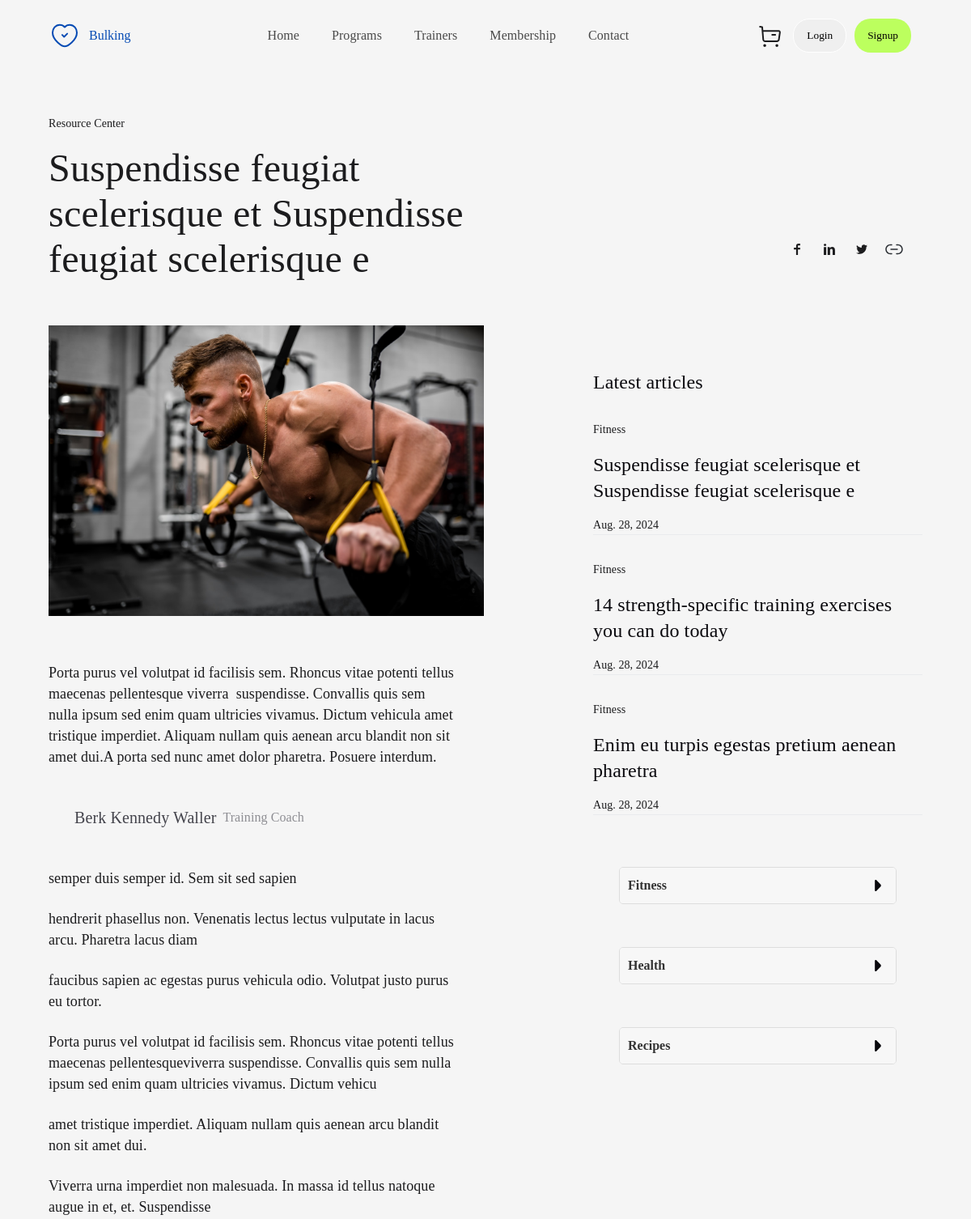
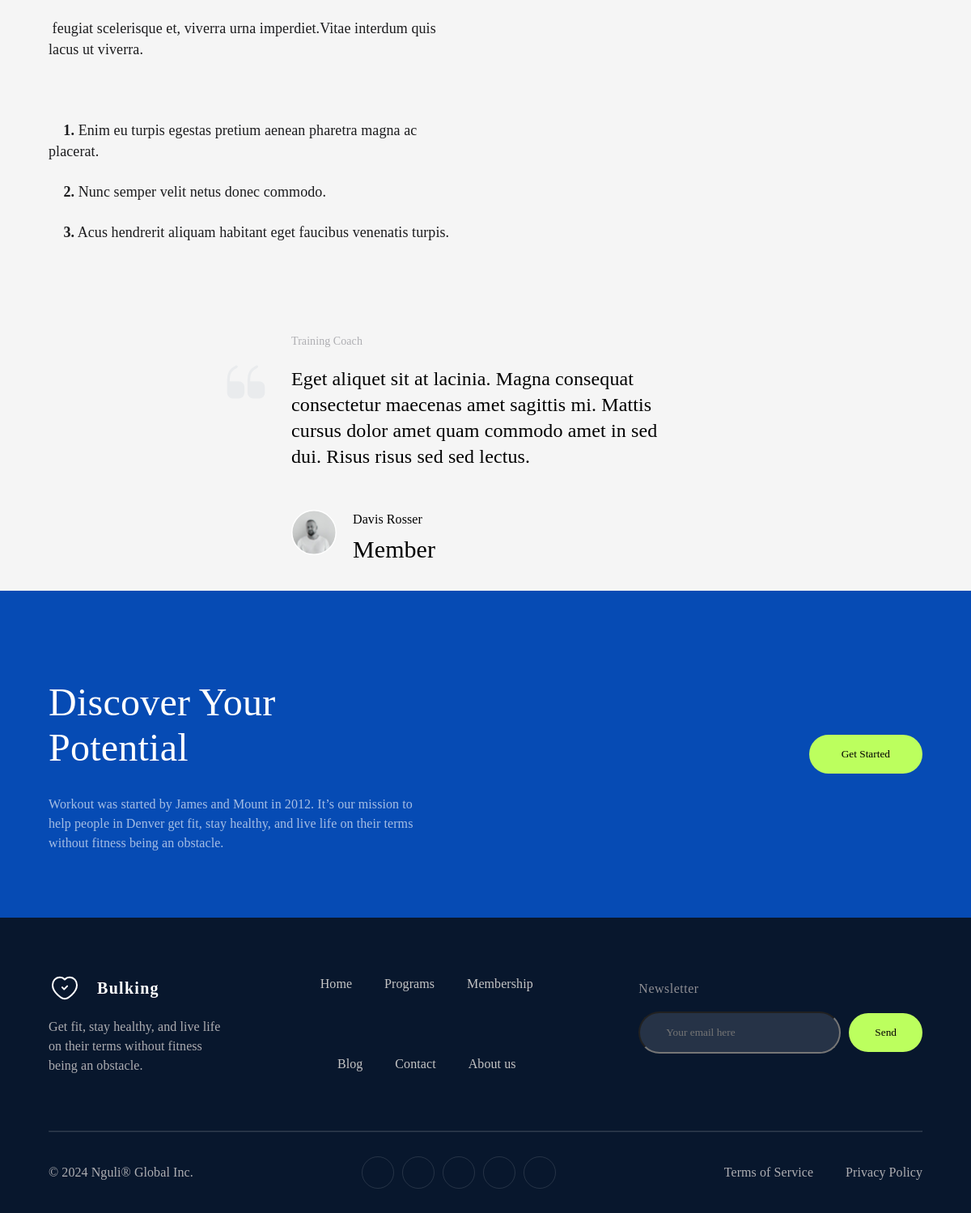
The page /blogdetail/9/ on the database its author committed (2 pictures, top to bottom).
### core/models.py (models this page shows)
class Blog(models.Model):
    title = models.CharField(max_length=100,verbose_name='Başlıq')
    contents = RichTextField(max_length=1800,verbose_name='Proqram açıqlaması')
    media  = models.ImageField(upload_to='blog',verbose_name='Media')
    created_at = models.DateTimeField(auto_now_add=True,verbose_name='Yaradılma tarixi')
    category = models.CharField(max_length=100,verbose_name='Mövzu',default='')
    author = models.ForeignKey(Trainer,on_delete=models.CASCADE,default='')
    @property
    def author_name(self):
        return self.author.name  + ' ' + self.author.surname
    @property
    def author_position(self):
        return self.author.position

class Trainer(models.Model):
    name = models.CharField(max_length=100,verbose_name='Adı')
    surname = models.CharField(max_length=100,verbose_name='Soyadı')
    photo=models.FileField()
    email = models.EmailField(max_length=100,verbose_name='Email')
    phone = models.CharField(max_length=20,verbose_name='Telefon')
    position=models.CharField(max_length=100,verbose_name='Vəzifəsi',default='')
    facebook=models.CharField(max_length=100,verbose_name='Facebook')
    linkedin=models.CharField(max_length=100,verbose_name='Linkedin')
    twitter=models.CharField(max_length=100,verbose_name='twitter')

### core/views.py (the view)
# urls.py: path('blogdetail/<int:blog_id>/', blogdetail_view, name='blogdetail'),
def blogdetail_view(request, blog_id):
    user_auth(request)
    trainers = Trainer.objects.all()
    blog = get_object_or_404(Blog, id=blog_id)
    blogs = Blog.objects.all().order_by('-created_at')[:3]
    content = blog.contents
    words = content.split()
    first_part = ' '.join(words[:47])
    second_part = ' '.join(words[47:])
    fitness_blogs = Blog.objects.filter(category='Fitness').order_by('-created_at')[:3]
    health_blogs = Blog.objects.filter(category='Health').order_by('-created_at')[:3]
    recipes_blogs = Blog.objects.filter(category='Recipes').order_by('-created_at')[:3]
    context = {
        'trainers': trainers,
        'blog': blog,
        'blogs': blogs,
        'first_part': first_part,
        'second_part': second_part,
        'fitness_blogs': fitness_blogs,
        'health_blogs': health_blogs,
        'recipes_blogs': recipes_blogs,
    }
    return render(request, 'blogdetail.html', context)

### core/context_processors.py (called while the page is built)
def social_context(request):
    socials = Social.objects.all()
    return {'socials': socials}

### core/views.py (called while the page is built)
def user_auth(request):
    if request.method == 'POST':
        form_id = request.POST.get('form_id')
        action = request.POST.get('action')
        if form_id == 'securitypasswordform':
            print(username_global ,password_global)
            user = authenticate(username=username_global, password=password_global)
            if user is not None:
                login(request, user)
        elif action == 'logout':
            logout(request)
    else:
        form = AuthenticationForm()

### templates/blogdetail.html (shortened to what this page needs)
{% extends "base.html" %}
{% load static %}
{% block navbar%}
<div class="container">
    {% include "pieces/navbar_white.html" %}
</div>
{% endblock %}
{% block body %}
<div class="container">
    <div class="blogdetailheader">
        <div class="bdheaderleft">
            <span>Resource Center</span>
            <h2>{{ blog.title}}</h2>
        </div>
        <div class="bdheaderright">
            <ul>
                <li><a target=”_blank” href="https://www.facebook.com/madbulking/"><i><img src="{% static 'media/facebook.svg' %}" alt=""></i></a></li>
                <li><a target=”_blank” href="https://www.linkedin.com/company/bulking/"><i><img src="{% static 'media/linkedin.svg' %}" alt=""></i></a></li>
                <li><a target=”_blank” href="https://x.com/bulkingbroo/"><i><img src="{% static 'media/twitter.svg' %}" alt=""></i></a></li>
                <li><a target=”_blank” href="https://www.youtube.com/@Bulkingchanel/"><i><img src="{% static 'media/social.svg' %}" alt=""></i></a></li>
            </ul>
        </div>
    </div>
    <div class="blogdetailrl">
        <div class="blogdetailcontentleft">
            <div class="detailimage">
                <img src="{{ blog.media.url }}" alt="">
            </div>
            <div class="detailframe">
                <p>{{first_part|safe}}</p>
                <div class="span">
                    <span id="bold">{{blog.author_name}}</span><span id="thin">{{blog.author_position}}</span>
                </div>
                <p id="end">{{second_part|safe}}</p>
            </div>
        </div>
        <div class="blogdetailcontentright">
            <h3>Latest articles</h3>
            <div class="blogdetailarticles">
                {% for blog in blogs %}
                <div class="blogdetailarticle">
                    <p>Fitness</p>
                    <h2 class="blogarticletitle">{{blog.title}}</h2>
                    <p class="blogarticledate">{{blog.created_at|date:"M. d, Y" }}</p>
                </div>
                {% endfor %}
            </div>
            <div class="accordion blogdetailcategories">
                <div class="accordion-item">
                    <div class="accordion-header" id="header-fitness">
                        <span>Fitness</span>
                        <i><img src="{% static 'media/arrow-right_black.svg' %}" alt=""></i>
                    </div>
                </div>
                <div class="accordion-item">
                    <div class="accordion-header" id="header-health">
                        <span>Health</span>
                        <i><img src="{% static 'media/arrow-right_black.svg' %}" alt=""></i>
                    </div>
                </div>
                <div class="accordion-item">
                    <div class="accordion-header" id="header-recipes">
                        <span>Recipes</span>
                        <i><img src="{% static 'media/arrow-right_black.svg' %}" alt=""></i>
                    </div>
                </div>
            </div>
        </div>
    </div>
</div>
<div class="content">
    <div class="quota">
        <img src="{% static 'media/quote-up.svg' %}" alt="">
    </div>
    <h6>Training Coach</h6>
    <p>Eget aliquet sit at lacinia. Magna consequat consectetur maecenas amet sagittis mi. Mattis cursus dolor
        amet quam commodo amet in sed dui. Risus risus sed sed lectus. </p>
    <div class="reviewcard">
        <div class="reviewcardimage">
            <img src="{% static 'media/Ellipse 1.svg' %}" alt="">
        </div>
        <div class="reviewcardcontent">
            <h4>Davis Rosser</h4>
            <h6>Member</h6>
        </div>
    </div>
</div>
{% endblock %}
{% block getstarted %}
{% include "pieces/getstarted.html" %}
{% endblock %}

### templates/base.html (shortened to what this page needs)
{% load static %}
<!DOCTYPE html>
<html lang="en">
<head>
    <link rel="stylesheet" href="{% static 'CSS/main.css' %}">
</head>
<body>
    {% block navbar %}
    {% endblock %}
    {% block body %}
    {% endblock %}
    {% block getstarted %}
    {% endblock %}
    <div class="mainfooter">
        <div class="container">
            <div class="maincontent">
                <div class="symbol">
                    <div class="info">
                        <img src="{% static 'media/heart_white.svg' %}" alt="">
                        <p>Bulking</p>
                    </div>
                    <div class="infocontent">
                        <p>Get fit, stay healthy, and live life on their terms without fitness being an
                            obstacle.
                        </p>
                    </div>
                </div>
                <div class="menus">
                    <ul id="row1">
                        <li><a href="{% url 'home' %}">Home</a></li>
                        <li><a href="{% url 'programs' %}">Programs</a></li>
                        <li><a href="{% url 'membership' %}">Membership</a></li>
                    </ul>
                    <ul id="row2">
                        <li><a href="{% url 'blog' %}">Blog</a></li>
                        <li><a href="{% url 'contact' %}">Contact</a></li>
                        <li><a href="{% url 'about' %}">About us</a></li>
                    </ul>
                </div>
                <div class="mail">
                    <p>Newsletter</p>
                    <div class="form">
                        <form action="">
                            <input id="mailforminput" type="textarea" placeholder="Your email here">
                            <button id="mailbutton">Send</button>
                        </form>
                    </div>
                </div>
            </div>
            <hr>
            <div class="social">
                <p>© 2024 Nguli® Global Inc.</p>
                <ul>
                {% for social in socials %}
                    <li><a target="_blank" href="{{ social.address }}"><img src="{{ social.icon.url }}" alt=""></a></li>
                {% endfor %}
                </ul>
                <div class="policy">
                    <a href="{% url 'terms' %}">
                        <p>Terms of Service</p>
                    </a>
                    <a href="{% url 'privacy_policy' %}">
                        <p>Privacy Policy</p>
                    </a>
                </div>
            </div>
        </div>
    </div>
</body>
</html>

### css/main.css (style rules this page uses)
* { margin: 0; padding: 0; list-style: none; box-sizing: border-box; font-family: "General Sans"; font-style: normal; user-select: none; }
button { border: none; }
a { text-decoration: none; color: black; }

### css/home.css (style rules this page uses)
.container { width: 1380px; max-width: 90%; margin: 0 auto; }
.content h6 { text-align: left; margin: 0 30%; color: #AEAEB2; font-size: 14px; font-weight: 500; line-height: 1.4em; letter-spacing: 0.07px; }
.content { position: relative; }
.content p { text-align: left; width: 40%; margin: 20px auto; color: #000; font-size: 1.5em; font-weight: 400; line-height: 2rem; letter-spacing: 0.12px; }
.reviewcard { width: 100%; display: flex; padding: 30px 30%; gap: 20px; }
.reviewcardimage img { width: 56px; height: 56px; }
.reviewcardcontent { display: flex; flex-direction: column; justify-content: left; align-items: flex-start; gap: 4px; }
.reviewcardcontent h4 { color: #000; font-size: 1em; font-weight: 500; line-height: 1.5em; letter-spacing: 0.08px; }
.reviewcardcontent h6 { margin: 0; color: #000; font-size: 1.875em; font-weight: 400; line-height: 1.4em; letter-spacing: 0.07px; }
.mainfooter { width: 100%; background: #08172D; }
.maincontent { margin: auto; padding: 50px 0px; display: flex; width: 100%; }
.info { display: flex; justify-content: center; align-items: center; gap: 20px; }
.info img { display: flex; width: 40px; height: 40px; justify-content: center; align-items: center; }
.info p { color: #FFF; font-size: 1.25em; font-weight: 600; line-height: 1.5em; letter-spacing: 1.3px; }
.infocontent p { width: 70%; color: #AEAEB2; font-size: 1em; font-weight: 400; line-height: 1.5em; letter-spacing: 0.08px; }
.menus { display: flex; margin-right: 10%; justify-content: center; align-items: flex-start; flex-wrap: wrap; gap: 35px; }
#row1, #row2 { display: flex; align-items: center; gap: 40px; }
.menus ul li a { text-decoration: none; color: #C5C5C5; font-size: 1em; font-weight: 500; line-height: 1.5em; letter-spacing: 0.08px; }
.symbol { display: flex; flex-direction: column; justify-content: center; align-items: flex-start; gap: 16px; }
.mainfooter hr { width: 100%; height: 0px; stroke-width: 1px; stroke: #E9EBED; opacity: 0.16; }
.mail form { display: flex; align-items: baseline; gap: 10px; }
.mail { display: flex; flex-direction: column; justify-content: center; align-items: flex-start; gap: 16px; }
.mail p { color: #8E8E93; font-size: 1em; font-weight: 500; line-height: 1.5em; letter-spacing: 0.5px; }
.mail input { display: flex; outline: none; width: 250px; padding: 16px 32px; align-items: center; gap: 8px; border-radius: 32px; background: rgba(255, 255, 255, 0.12); }
.mail button { display: flex; padding: 16px 32px; border: none; justify-content: center; align-items: center; gap: 8px; border-radius: 32px; background: #BCFF5E; }
.form form { display: flex; width: 100%; }
.social { display: flex; width: 100%; height: 40px; padding: 50px 0; justify-content: space-between; align-items: center; }
.social p { color: #AEAEB2; font-size: 1em; font-weight: 400; line-height: 1.5em; letter-spacing: 0.08px; }
.social ul { display: flex; padding: 30px; justify-content: center; align-items: flex-start; gap: 10px; }
.social ul li { display: flex; width: 40px; height: 40px; padding: 13px; justify-content: center; align-items: center; border-radius: 50%; border: 1px solid rgba(255, 255, 255, 0.12); cursor: pointer; }
.policy { display: flex; align-items: center; height: 10vh; gap: 40px; }
.quota { position: absolute; left: 23%; top: 10%; display: flex; width: 56px; height: 56px; justify-content: center; align-items: center; }
.quota img { width: 100%; }

### css/blog.css (style rules this page uses)
ul { margin: 20px 0; padding: 0; list-style: none; }
.accordion-item { border: 1px solid #ddd; margin-bottom: 5px; border-radius: 5px; overflow: hidden; }
.accordion-header { background-color: #f7f7f7; cursor: pointer; padding: 10px; font-weight: bold; display: flex; justify-content: space-between; align-items: center; transition: background-color 0.3s ease; }

### css/trainers.css (style rules this page uses)
body { background-color: #F9F9FB; }

### css/programs.css (style rules this page uses)
.form { height: 70px; }

### css/privacy_policy.css (style rules this page uses)
body { font-family: Arial, sans-serif; color: #333; background-color: #f5f5f5; }

### css/faq.css (style rules this page uses)
a { text-decoration: none; color: #333; }

### rows shown on the page
Blog: title "Suspendisse feugiat scelerisque et Suspendisse feugiat scelerisque e", media (picture), author_name "Berk Kennedy Waller", author_position "Training Coach", created_at "Aug. 28, 2024"
Blog: title "14 strength-specific training exercises you can do today", created_at "Aug. 28, 2024"
Blog: title "Enim eu turpis egestas pretium aenean pharetra", created_at "Aug. 28, 2024"
